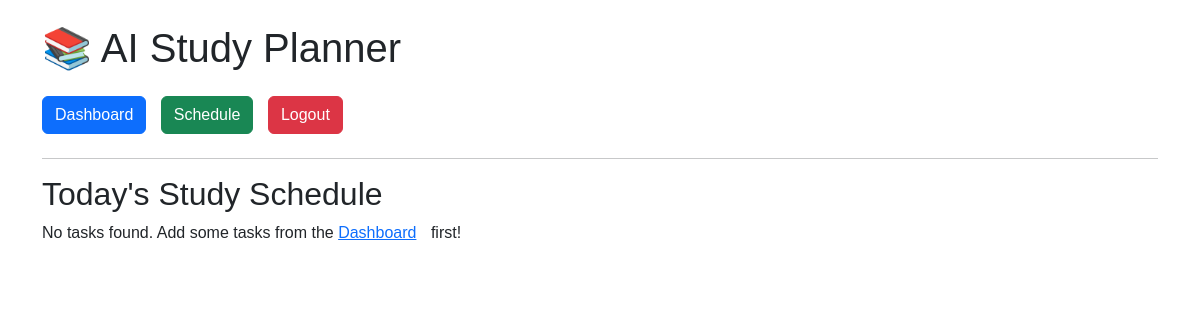
Before: /schedule (signed in) with the older database file.
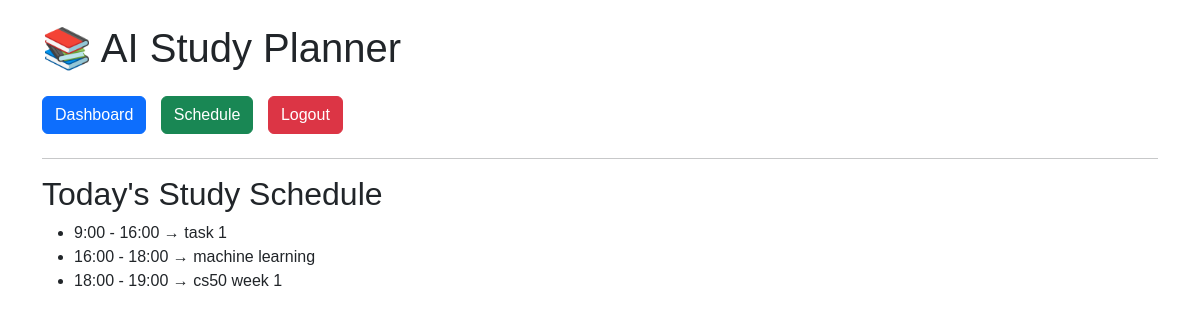
After: the same page with the newer database file.
### tables this page shows
CREATE TABLE tasks (
    id INTEGER PRIMARY KEY AUTOINCREMENT,
    user_id INTEGER,
    task_name TEXT,
    category TEXT,
    duration INTEGER,
    FOREIGN KEY (user_id) REFERENCES users(id)
);

### app.py (the view)
@app.route("/schedule")
def schedule():
    if "user_id" not in session:
        return redirect("/login")
    conn = get_db()
    cursor = conn.cursor()
    cursor.execute(
        "SELECT * FROM tasks WHERE user_id=?",
        (session["user_id"],)
    )
    tasks = cursor.fetchall()
    conn.close()
    schedule = generate_schedule(tasks)
    return render_template("schedule.html", schedule=schedule)

### app.py (called while the page is built)
def get_db():
    return sqlite3.connect("study.db")

def generate_schedule(tasks):
    schedule = []
    current_time = 9
    tasks = sorted(tasks, key=lambda x: x[4], reverse=True)
    for task in tasks:
        schedule.append({
            "task": task[2],
            "start": current_time,
            "end": current_time + task[4]
        })
        current_time += task[4]
    return schedule

### templates/schedule.html
{% extends "layout.html" %}
{% block body %}
<h2>Today's Study Schedule</h2>
{% if schedule %}
<ul>
    {% for item in schedule %}
    <li>{{ item.start }}:00 - {{ item.end }}:00 → {{ item.task }}</li>
    {% endfor %}
</ul>
{% else %}
<p>No tasks found. Add some tasks from the <a href="/">Dashboard</a> first!</p>
{% endif %}
{% endblock %}

### templates/layout.html (shortened to what this page needs)
<!DOCTYPE html>
<html lang="en">
<head>
    <link href="https://cdn.jsdelivr.net/npm/bootstrap@5.3.2/dist/css/bootstrap.min.css" rel="stylesheet">
    <link rel="stylesheet" href="/static/styles.css">
</head>
<body class="container mt-4">
<h1 class="mb-4">📚 AI Study Planner</h1>
{% if session.user_id %}
<nav class="mb-4">
    <a href="/" class="btn btn-primary">Dashboard</a>
    <a href="/schedule" class="btn btn-success">Schedule</a>
    <a href="/logout" class="btn btn-danger">Logout</a>
</nav>
{% endif %}
<hr>
{% block body %}{% endblock %}
</body>
</html>

### static/styles.css (style rules this page uses)
body { font-family: Arial; margin:40px; }
a { margin-right:10px; }

Changed rows visible on the page:
added tasks: start "9", end "16", task "task 1"
added tasks: start "16", end "18", task "machine learning"
added tasks: start "18", end "19", task "cs50 week 1"
Other visible differences:
text no longer shown: "No tasks found. Add some tasks from the Dashboard first!"
